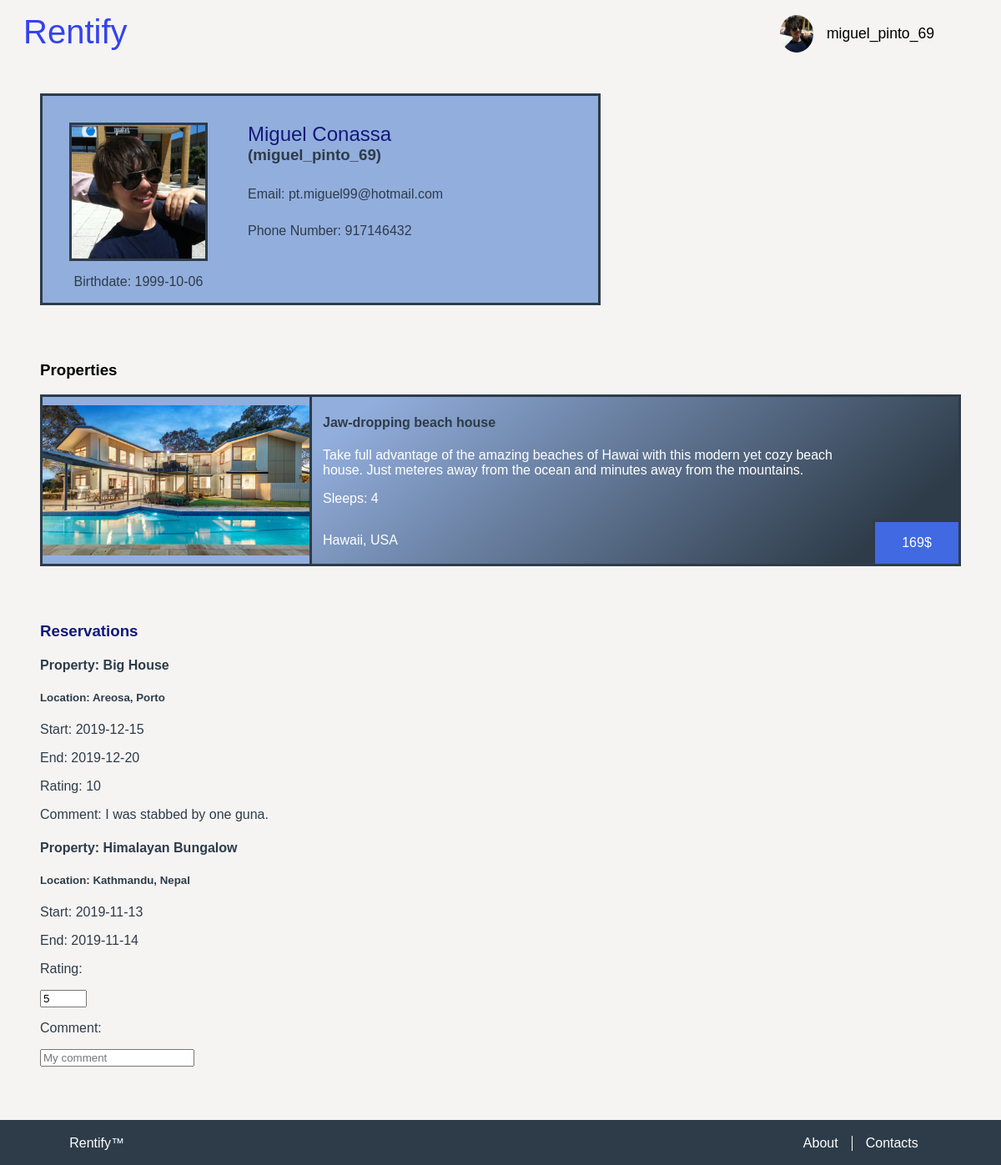
The page /pages/user.php (signed in) on the database as committed earlier.
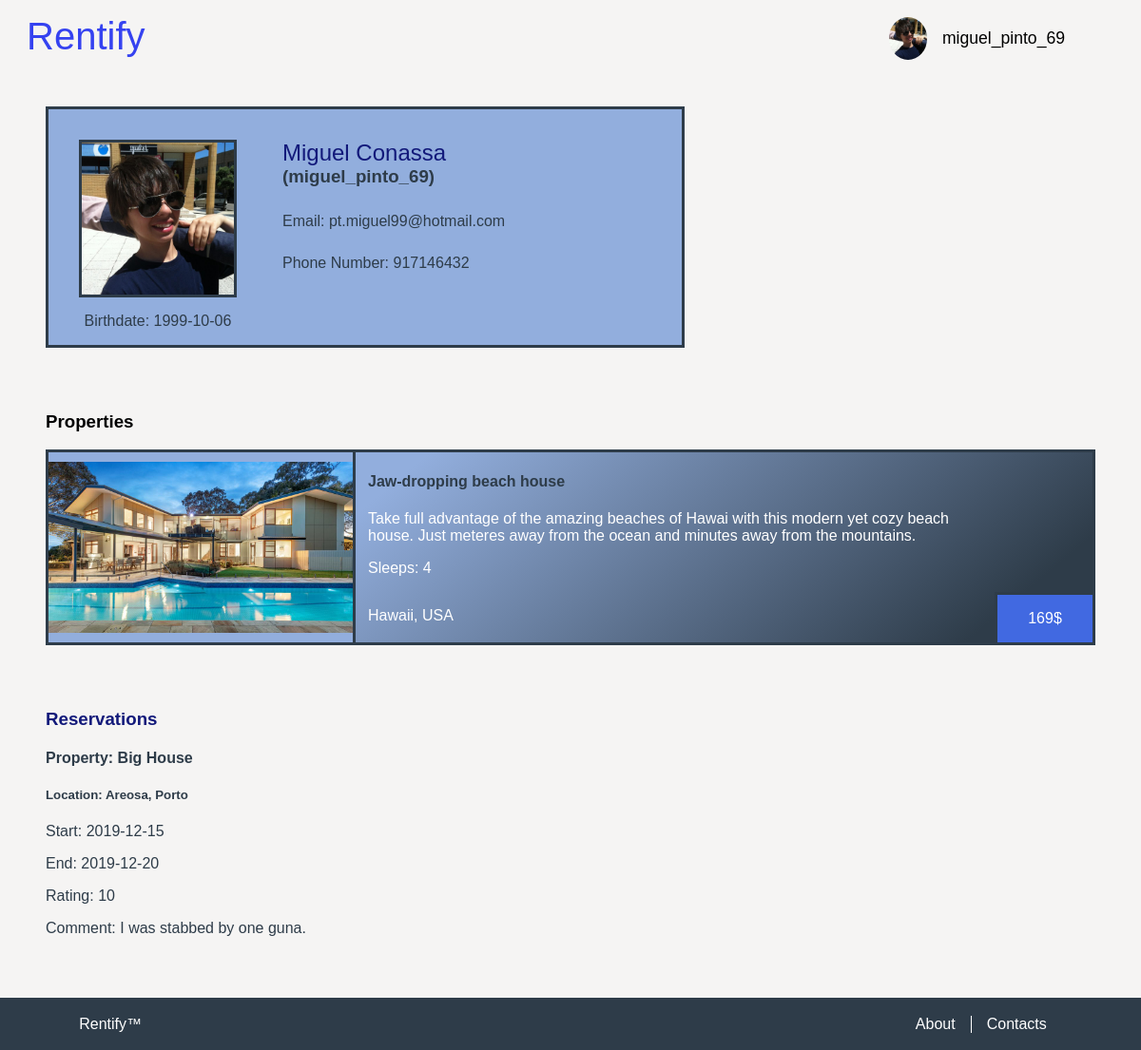
The same page on the database as committed later.
### tables this page shows
CREATE TABLE User(
    username TEXT UNIQUE PRIMARY KEY,
    full_name TEXT NOT NULL,
    birthdate DATE NOT NULL,
    phone INTEGER NOT NULL,
    email TEXT NOT NULL,
    password_hash INTEGER NOT NULL,
    image_name TEXT NOT NULL 
);

CREATE TABLE Property(
    id INTEGER PRIMARY KEY AUTOINCREMENT,
    owner_username TEXT REFERENCES User(username) ON DELETE CASCADE ON UPDATE CASCADE,
    title TEXT NOT NULL,
    price_per_day REAL NOT NULL,
    location TEXT NOT NULL,
    description TEXT NOT NULL,
    sleeps INTEGER NOT NULL,

    CONSTRAINT minimum_sleeps CHECK (sleeps > 0)
);

CREATE TABLE PropertyImage(
    property_id INTEGER REFERENCES Property(id),
    image_name TEXT NOT NULL,
    PRIMARY KEY(property_id, image_name)
);

CREATE TABLE Reservation(
    id INTEGER PRIMARY KEY AUTOINCREMENT,
    id_property INTEGER REFERENCES Property(id) ON DELETE CASCADE ON UPDATE CASCADE,
    tourist_username TEXT REFERENCES User(username) ON DELETE CASCADE ON UPDATE CASCADE,
    sleeps INTEGER NOT NULL,
    date_start DATE NOT NULL,
    date_end DATE NOT NULL,
    rating REAL,
    comment TEXT,

    CONSTRAINT valid_dates CHECK (date_end > date_start)
);

### database/user.php (called while the page is built, shortened)
<?php
  include_once "../database/connection.php";
  function getUserInfo($username, $password){
    global $db;
    $stmt = $db->prepare('SELECT * FROM User WHERE username = ? AND password_hash = ?');
    $stmt->execute(array($username, $password));
    return $stmt->fetch();
  }
  function getUserPassword($username){
    global $db;
    $stmt = $db->prepare('
        SELECT password_hash as password
        FROM User
        WHERE username = ?
    ');
    $stmt->execute(array($username));
    return $stmt->fetch();
  }
  function getUserImagePath($username) {
    global $db;
    $stmt = $db->prepare('
        SELECT image_name
        FROM User
        WHERE username = ?
    ');
    $stmt->execute(array($username));
    return $stmt->fetch();
  }
?>

### database/property.php (called while the page is built, shortened)
<?php
    include_once "../database/connection.php";
    function getPropertyInfo($id){
        global $db;
        $stmt = $db->prepare('
            SELECT *
			FROM Property
            WHERE id = ?
        ');
		$stmt->execute(array($id));
        $propertyInfo = $stmt->fetch();
        return $propertyInfo;
    }
    function getPropertyImages($id){
        global $db;
        $stmt = $db->prepare('
            SELECT PropertyImage.image_name as image
            FROM Property
            JOIN PropertyImage
            ON Property.id = PropertyImage.property_id
            WHERE Property.id = ?
        ');
        $stmt->execute(array($id));
        $propertyImages = $stmt->fetchAll();
        return $propertyImages;
    }
    function getUserProperties($username){
        global $db;
        $stmt = $db->prepare('
            SELECT Property.id as id
            FROM Property
            WHERE owner_username = ?
        ');
        $stmt->execute(array($username));
        return $stmt->fetchAll();
    }
?>

### database/reservations.php (called while the page is built, shortened)
<?php
    include_once "../database/connection.php";
    function getUserReservations($username){
        global $db;
        $stmt = $db->prepare('SELECT * FROM Reservation WHERE tourist_username = ?');
        $stmt->execute(array($username));
        return $stmt->fetchAll();
    }
?>

### pages/user.php (the view, shortened to what this page needs)
<?php
    include_once "../includes/init.php";
    include_once "../database/property.php";
    include_once "../database/user.php";
    include_once "../database/reservations.php";
    include_once "../templates/tpl_common.php";
    include_once "../templates/tpl_scroll_top.php";
    $username = $_SESSION['username'];
    $password_hash = getUserPassword($username)['password'];
    $user_info = getUserInfo($username, $password_hash);
    $property_ids = getUserProperties($username);
    $reservations = getUserReservations($username);
    document_main_part();
    include_scroll_top();
?>
        <link href="../css/user_page.css" rel="stylesheet">
        <link href="../css/properties_list.css" rel="stylesheet">
        <link href="../css/profile.css" rel="stylesheet">
    </head>
    <body>
        <?php
            draw_header('change_profile.php', 'Change Profile');
        ?>
        <section id="user_info">
            <div id="fit_crop">
                <img src="../images/<?=$user_info['image_name']?>"/>
            </div>
            <div id="headers">
                <h2><?=$user_info['full_name']?></h2>
                <h3>(<?=$user_info['username']?>)</h3>
            </div>
            <p id="email">Email: <?=$user_info['email']?></p>
            <p id="phone">Phone Number: <?=$user_info['phone']?></p>
            <p id="birthdate">Birthdate: <?=$user_info['birthdate']?></p>
        </section>
        <section id="properties">
            <h3 id="properties_h">Properties</h3>
        <?php
        if(count($property_ids) == 0){
        ?>
            <p>You didn't register any property yet.</p>
        <?php
        }
        else{
            foreach ($property_ids as $id) {
                $property_info = getPropertyInfo($id['id']);
                $property_images = getPropertyImages($id['id']);
            ?>
            <a href="property_page.php?property=<?=$id['id']?>">
                <article id="property">
                    <div id="image">
                        <img src="../images/<?=$property_images[0]['image']?>"/>
                    </div>
                    <h4 id="property_name"><?=$property_info['title']?></h4>
                    <p id="description"><?=$property_info['description']?></p>
                    <div id="price_box">
                        <p id="price"><?=$property_info['price_per_day']?></p>
                    </div>
                    <p id="sleeps"><?=$property_info['sleeps']?></p>
                    <p id="location"><?=$property_info['location']?></p>
                </article>
            </a>
            <?php
            }
        }
        ?>
        </section>
        <section id="user_reservations">
            <h3>Reservations</h3>
        <?php
        if(count($reservations) == 0){
        ?>
            <p>You didn't make any reservation yet.</p>
        <?php
        }else{
            foreach ($reservations as $reservation) {
                $property_info = getPropertyInfo($reservation['id_property']);
            ?>
            <div id="user_reservation">
                <h4>Property: <?=$property_info['title']?></h4>
                <h5>Location: <?=$property_info['location']?></h5>
                <p>Start: <?=$reservation['date_start']?></p>
                <p>End: <?=$reservation['date_end']?></p>
                <p>Rating:
                <?php
                if($reservation['rating'] == NULL){
                ?>
                    <form id="rating" action="../actions/action_rate.php" method="post">
                        <input type="number" name="rating" value="5" min="0" max="10" required/>
                    </form>
                <?php
                }else{
                    print($reservation['rating']);
                }
                ?>
                </p>
                <p>Comment:
                <?php
                if($reservation['comment'] == NULL){
                ?>
                    <form id="comment" action="../actions/action_comment.php" method="post">
                        <input type="text" name="comment" placeholder="My comment" required/>
                    </form>
                <?php
                }else{
                    print($reservation['comment']);
                }
                ?>
                </p>
            </div>
            <?php
            }
        }
        ?>
        </section>
<?php
    draw_footer(true);
?>

### templates/tpl_common.php (shortened to what this page needs)
<?php
include_once "../includes/init.php";
include_once "../database/user.php";
function draw_user_image(){
    $image_name = getUserImagePath($_SESSION['username']);
    $image_path = "../images/".$image_name['image_name'];
    echo "<img src=".$image_path." alt=\"User's photo\" id=\"user_photo\">";
}
function draw_header($page, $name){
?>
    <header>
        <div id="fixed">
        <h1><a href="index.php"> Rentify </a></h1>
        <?php
        if(isset($_SESSION['username'])) {
        ?>
            <div class="dropdown">
                <?php draw_user_image(); ?>
                <button  class="dropdown_button" id="user_badge" > <?php echo $_SESSION['username'] ?> </button>
            </div>
        <?php
        }
        ?>
        </div>
    </header>
<?php
}
?>
<?php
function document_main_part(){
?>
<!DOCTYPE html>
<html lang="en">
    <head>
        <link href="../css/layout.css" rel="stylesheet">
        <link href="../css/style.css" rel="stylesheet">
<?php
}
function draw_footer($include_button){
?>
        <footer id="footer">
            <p><a href="../pages/index.php">Rentify™</a></p>
            <ul>
                <li><a href="../pages/about.php">About</a></li>
                <li><a href="../pages/contacts.php">Contacts</a></li>
            </ul>
        </footer>
    </body>
</html>
<?php
}
?>

### templates/tpl_scroll_top.php (shortened to what this page needs)
<?php
function include_scroll_top(){
?>
    <link rel="stylesheet" type="text/css" href="../css/scroll_button.css">
<?php
}
?>

### css/layout.css (style rules this page uses)
body { background-color: #F5F4F3; margin: 0; height: 100vh; display: grid; grid-template-rows: [header] auto [nav] auto [properties] 1fr [footer] auto [end]; }
body > header { height: 3.0em; }
body > header h1 { grid-column: 1; grid-row-start: 1; grid-row-end: 3; padding-left: 0.3em; padding-right: 0.3em; }
body > header #user_photo { width: 40px; border-radius: 50%; align-self: center; }
body > header #user_badge { font-size: 1.1em; color: black; }
.dropdown { display: grid; grid-column: 3; grid-row: 1; grid-template-columns: 1fr 1fr; grid-template-rows: 1.2fr 0.1fr; justify-items: start; margin-right: 3em; }
.dropdown .dropdown_button { cursor: pointer; font-size: 16px; border: none; outline: none; color: white; padding: 14px 16px; background-color: inherit; font-family: inherit; margin: 0; grid-row: 1; grid-column: 2; }

### css/style.css (style rules this page uses)
body > header { padding-bottom: 1em; z-index: 2; }
body > header #fixed { position: fixed; padding: 1em; background-color: #F5F4F3; height: inherit; display: grid; grid-template-columns: 6fr auto 1fr; }
body > header h1 { margin: 0; }
body > header a { color: #3542f0; font-weight: lighter; text-decoration: none; outline: none; }
body { font-family: 'Trebuchet MS', Helvetica, sans-serif; color: black; font-weight: lighter; }
body h1, body h2 { font-family: 'Trebuchet MS', Helvetica, sans-serif; color: black; font-weight: lighter; }
header h1 { font-size: 2.5em; }
#footer { font-family: "Helvetica"; }
html { height: 100%; }
#footer { display: grid; grid-template-columns: auto 0.1fr; background-color: #2e3c49; padding: 0.2em; text-align: center; margin: 0; height: 3em; align-self: end; }
#footer p { grid-column: 1; text-align: left; margin-left: 5em; }
#footer ul { display: flex; grid-column: 2; flex-direction: row; padding-left: 0%; text-align: right; margin-right: 5em; }
#footer li { display: block; flex: 1; list-style-type: none; padding-right: 1em; padding-left: 1em; }
#footer li:first-of-type { border-right: 1px solid white; }
#footer a { color: white; text-decoration: none; }

### css/user_page.css (style rules this page uses)
#user_info h2 { color: #12197a; }
#user_reservations { padding: 0em 3em 3em 3em; color: #2e3c49 }
#user_reservations h3 { color: #12197a; }

### css/properties_list.css (style rules this page uses)
#properties { padding: 0em 3em 3em 3em; }
#properties #properties_h { color: black; }
#properties #property { display: grid; border: solid #2e3c49; grid-template-columns: 320px auto 103px; grid-template-rows: auto 1fr; background: linear-gradient(140deg, #92aedd 30%, #2e3c49 90%); }
#properties a { text-decoration: none; }
#properties #property #image { background: #92aedd; width: 320px; border-right: solid #2e3c49; grid-column: 1; grid-row-start: 1; grid-row-end: 6; display:flex; align-items: center; }
#properties #property #image img { width: 320px; margin: auto; }
#properties #property #property_name { grid-column: 2; grid-row: 1; padding-left: 1em; color: #2e3c49; }
#properties #property #description { grid-column-start: 2; grid-column-end: 3; grid-row: 2; padding-left: 1em; color: white; margin: 0%; }
#properties #property #sleeps::before { content: 'Sleeps: ' }
#properties #property #sleeps { grid-column: 2; grid-row: 3; padding-left: 1em; color: white; }
#properties #property #price_box { grid-column: 3; grid-row: 4; align-self: end; height: 50px; width: 100px; border: solid #2e3c49; border-width: 0.2em 0em 0em 0.2em; background: royalblue; }
#properties #property #price { text-align: center; color: white; }
#properties #property #price::after { content: '$'; }
#properties #property #location { grid-column: 2; grid-row: 4; padding-left: 1em; color: white; }

### css/profile.css (style rules this page uses)
#user_info { display: grid; grid-template-columns: 0.4fr auto; grid-template-rows: auto; margin: 3em; margin-right: 40%; border: solid #2e3c49; background: #92aedd; }
#user_info #fit_crop { grid-column: 1; grid-row-start: 1; grid-row-end: 4; max-height: 160px; width: 160px; height: 160px; overflow: hidden; margin: 2em 2em 0em 2em; border: solid #2e3c49 }
#user_info img { width: 160px; }
#user_info #headers { margin-top: 16px; grid-column: 2; grid-row: 1; }
#user_info h2 { margin: 16px 0px 0px 16px; }
#user_info h3 { margin: 0px 0px 0px 16px; color: #2e3c49; }
#user_info #email { grid-column: 2; grid-row: 2; margin: 0px 0px 0px 16px; color: #2e3c49; }
#user_info #phone { grid-column: 2; grid-row: 3; margin: 0px 0px 0px 16px; color: #2e3c49; }
#user_info #birthdate { grid-column: 1; grid-row: 4; text-align: center; color: #2e3c49; }

Rows that differ between the two databases and show on the page:
removed reservation: id_property.title "Himalayan Bungalow", id_property.location "Kathmandu, Nepal", date_start "2019-11-13", date_end "2019-11-14"
